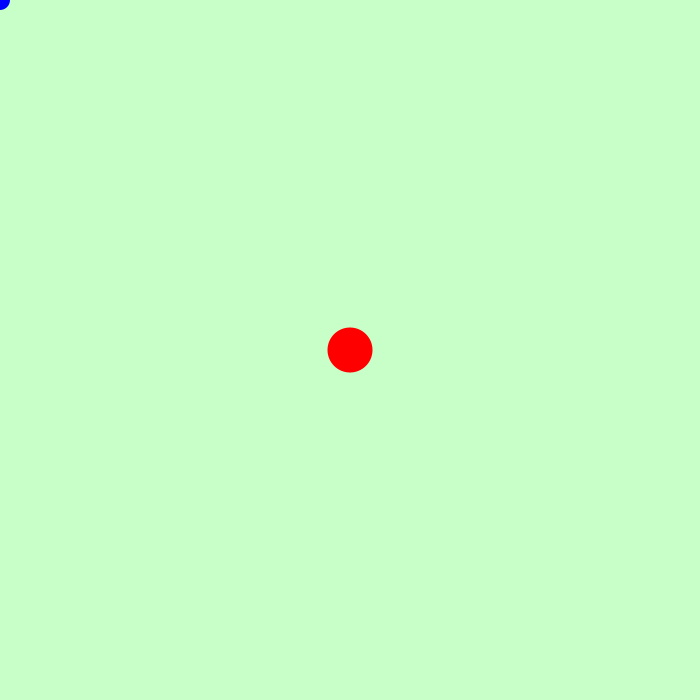
Frame 1 (no input)
Frame 60 (the mouse pressed at the canvas centre just before this capture): identical to frame 1, image omitted
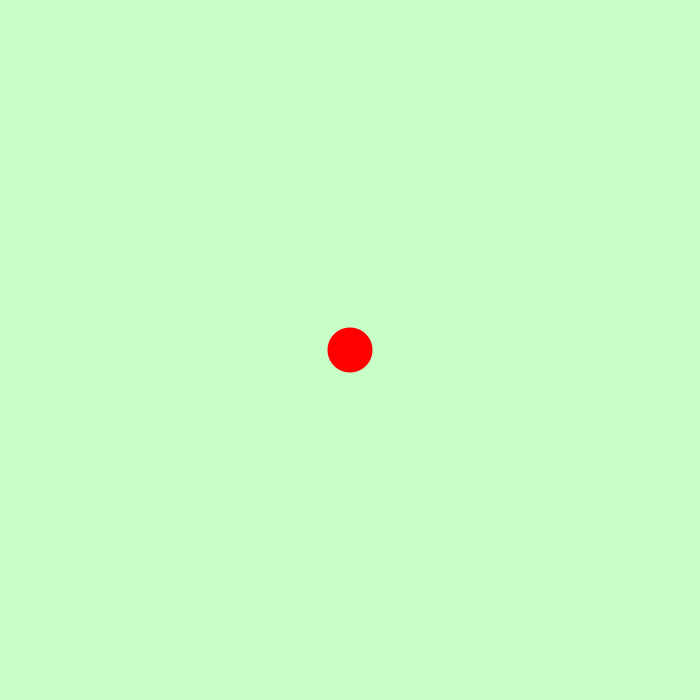
Frame 120 (the mouse held since frame 60 and released just before this capture)

The Processing sketch that drew these frames (run headless with seeded random() and noise(); from frame 60 on, the mouse is pressed at the canvas centre):

// Processing sketch: maskOverlay
// ── maskOverlay.pde
void setup(){
  size (700,700);
  
}
void draw(){
  background(200,255,200);
  noStroke();
  fill(0,0,255);
  ellipse (mouseX,mouseY,20,20);
  fill(255,0,0);
  ellipse(width/2,height/2,45,45);
  
  
}
